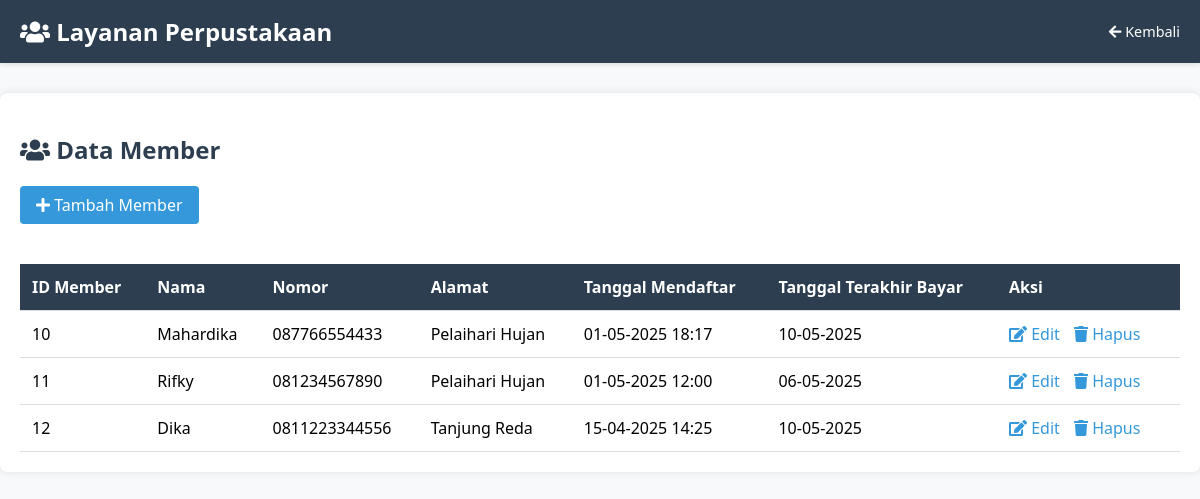
Page /PRAK501/Member.php on the committed database.
### tables this page shows
CREATE TABLE `member` (
  `id_member` int(11) NOT NULL,
  `nama_member` varchar(250) DEFAULT NULL,
  `nomor_member` varchar(15) DEFAULT NULL,
  `alamat` text DEFAULT NULL,
  `tgl_mendaftar` datetime DEFAULT NULL,
  `tgl_terakhir_bayar` date DEFAULT NULL
);

### PRAK501/Model.php (called while the page is built, shortened)
<?php
function getData($query) {
    $conn = getConnection();
    $result = mysqli_query($conn, $query);
    $rows = [];
    while ($row = mysqli_fetch_assoc($result)) {
        $rows[] = $row;
    }
    return $rows;
}
?>

### PRAK501/Member.php (the view, shortened to what this page needs)
<?php
require 'Model.php';
$members = getData("SELECT * FROM member");
?>
<!DOCTYPE html>
<html lang="en">
<head>
    <link rel="stylesheet" href="https://cdnjs.cloudflare.com/ajax/libs/font-awesome/5.15.3/css/all.min.css">
</head>
<body>
<div class="header">
    <h1><i class="fas fa-users"></i> Layanan Perpustakaan</h1>
    <a href="index.php" class="back-btn"><i class="fas fa-arrow-left"></i> Kembali</a>
</div>
<div class="container">
    <h2><i class="fas fa-users"></i> Data Member</h2>
    <a href="FormMember.php" class="btn"><i class="fas fa-plus"></i> Tambah Member</a>
    <?php if (empty($members)): ?>
        <div class="empty-data">Data belum ditambah</div>
    <?php else: ?>
    <table>
        <tr>
            <th>ID Member</th>
            <th>Nama</th>
            <th>Nomor</th>
            <th>Alamat</th>
            <th>Tanggal Mendaftar</th>
            <th>Tanggal Terakhir Bayar</th>
            <th>Aksi</th>
        </tr>
        <?php foreach ($members as $m): ?>
        <tr>
            <td><?= $m['id_member'] ?></td>
            <td><?= $m['nama_member'] ?></td>
            <td><?= $m['nomor_member'] ?></td>
            <td><?= $m['alamat'] ?></td>
            <td><?= date('d-m-Y H:i', strtotime($m['tgl_mendaftar'])) ?></td>
            <td><?= date('d-m-Y', strtotime($m['tgl_terakhir_bayar'])) ?></td>
            <td class="action-links">
                <a href="FormMember.php?id=<?= $m['id_member'] ?>"><i class="fas fa-edit"></i> Edit</a>
                <a href="?delete=<?= $m['id_member'] ?>" onclick="return confirm('Anda yakin ingin menghapus member ini?')"><i class="fas fa-trash"></i> Hapus</a>
            </td>
        </tr>
        <?php endforeach; ?>
    </table>
    <?php endif; ?>
</div>
</body>
</html>

### PRAK501/Member.php (style rules this page uses)
body { font-family: 'Segoe UI', Tahoma, Geneva, Verdana, sans-serif; margin: 0; padding: 0; background-color: #f8f9fa; }
.header { background-color: #2c3e50; color: white; padding: 15px 20px; display: flex; justify-content: space-between; align-items: center; box-shadow: 0 2px 5px rgba(0,0,0,0.1); }
.header h1 { margin: 0; font-size: 1.5rem; }
.back-btn { color: white; text-decoration: none; font-size: 0.9rem; }
.container { max-width: 1200px; margin: 30px auto; padding: 20px; background: white; border-radius: 8px; box-shadow: 0 0 10px rgba(0,0,0,0.1); }
h2 { color: #2c3e50; }
.btn { display: inline-block; padding: 8px 16px; background-color: #3498db; color: white; text-decoration: none; border-radius: 4px; margin-bottom: 20px; }
table { width: 100%; border-collapse: collapse; margin-top: 20px; }
th, td { padding: 12px; text-align: left; border-bottom: 1px solid #ddd; }
th { background-color: #2c3e50; color: white; }
.action-links a { color: #3498db; text-decoration: none; margin-right: 10px; }

### rows in the picture
member: id_member "10", nama_member "Mahardika", nomor_member "087766554433", alamat "Pelaihari Hujan", tgl_mendaftar "01-05-2025 18:17", tgl_terakhir_bayar "10-05-2025"
member: id_member "11", nama_member "Rifky", nomor_member "081234567890", alamat "Pelaihari Hujan", tgl_mendaftar "01-05-2025 12:00", tgl_terakhir_bayar "06-05-2025"
member: id_member "12", nama_member "Dika", nomor_member "0811223344556", alamat "Tanjung Reda", tgl_mendaftar "15-04-2025 14:25", tgl_terakhir_bayar "10-05-2025"
